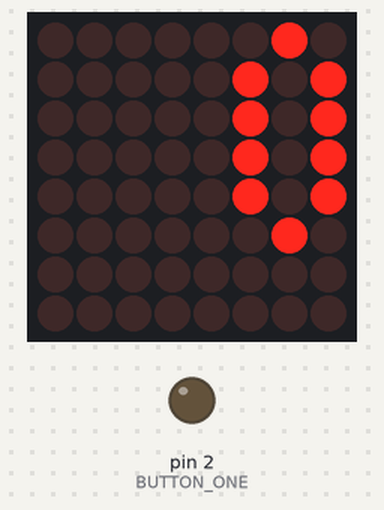
The sketch below on a simulated Arduino Uno, built with avr-gcc and run on an emulated ATmega328P. On the bench: 8×8 LED matrix, output pins drawn as LEDs (lit = HIGH). Wiring (inferred from the names in the program): MAX7219 LED driver (orientation assumed): data pin 5; clock pin 4; CS pin 3. Pins used as bus, display or sensor lines are not drawn.

Above: at 0.1 s.

The sketch:

BPM_COUNTER.ino
```cpp
// Max7219 pins
int dataIn = 5;
int load = 3;
int clock = 4;

// bpm
int BUTTON_ONE = 2;
volatile int BUTTON_ONE_STATE = LOW;
float startTime = 0;
float endTime = 0;
float average = 0;
float beats = 0;
int count = 0;

// define max7219 registers
byte max7219_reg_noop        = 0x00;
byte max7219_reg_digit0      = 0x01;
byte max7219_reg_digit1      = 0x02;
byte max7219_reg_digit2      = 0x03;
byte max7219_reg_digit3      = 0x04;
byte max7219_reg_digit4      = 0x05;
byte max7219_reg_digit5      = 0x06;
byte max7219_reg_digit6      = 0x07;
byte max7219_reg_digit7      = 0x08;
byte max7219_reg_decodeMode  = 0x09;
byte max7219_reg_intensity   = 0x0a;
byte max7219_reg_scanLimit   = 0x0b;
byte max7219_reg_shutdown    = 0x0c;
byte max7219_reg_displayTest = 0x0f;

void putByte(byte data)
{
  for (int i = 7; i >= 0; i--)
  {
    digitalWrite(clock, LOW);   // tick
    digitalWrite(dataIn, data & (1 << i)); // send bit
    digitalWrite(clock, HIGH);   // tock
  }
}

void maxSingle( byte reg, byte col)
{
  digitalWrite(load, LOW);       // begin
  putByte(reg);                  // specify register
  putByte(col);                  // put data
  digitalWrite(load, HIGH);      // end
}

void initMax7219()
{
  //initiation of the max 7219
  maxSingle(max7219_reg_scanLimit, 0x07);
  maxSingle(max7219_reg_decodeMode, 0x00);  // using an led matrix (not digits)
  maxSingle(max7219_reg_shutdown, 0x01);    // not in shutdown mode
  maxSingle(max7219_reg_displayTest, 0x00); // no display test
  for (int e = 1; e <= 8; e++) maxSingle(e, 0); // empty registers, turn all LEDs off
  maxSingle(max7219_reg_intensity, 0x0f);    // range: 0x00 to 0x0f
}

////////////////////////////////////////////////////////////////////
// This time you get just some basics. Draw one image or clear it.
// In addition we give the number drawing routine. You can have more
// functions and images if you write them yourself or cut them from
// previous sketches. If you want to use codeArt, copy the .h file
// to this directory and include it at the top in this sketch.

void drawImage(byte * image)
{
  for (byte row = 0; row < 8; row++) maxSingle(row + 1, image[row]);
}

void clearImage()
{
  for (byte row = 0; row < 8; row++) maxSingle(row + 1, 0);
}

byte numbers[][10] =  // These numbers are 4x6 pixels
{ {2, 5, 5, 5, 5, 2},  // 0
  {2, 6, 2, 2, 2, 2},  // 1
  {6, 1, 3, 6, 4, 7},  // 2
  {7, 1, 2, 1, 1, 6},  // 3
  {1, 5, 5, 7, 1, 1},  // 4
  {7, 4, 6, 1, 1, 6},  // 5
  {2, 4, 6, 5, 5, 2},  // 6
  {7, 1, 1, 2, 2, 2},  // 7
  {7, 5, 7, 5, 5, 7},  // 8
  {2, 5, 5, 3, 1, 2}
}; // 9

void drawNumber(int number)
{
  int unit    =  number % 10;       // Get the lowest digit
  int decimal = (number / 10) % 10; // Get the second digit
  byte image[8];                    // Reserve memory for the image
  for (int i = 0; i < 6; i++)       // The numbers are only 6 rows tall
  {
    image[i] = numbers[unit][i];    // Just copy the low digit
    if (number > 9)                 // Only draw the high digit if appropriate
    { // Do some bit combining to not overwrite the other digit
      image[i] |= numbers[decimal][i] << 4;
    }
  }
  image[6] = number > 900 ? 128 : 0; // Empty line, or one dot to indicate overflow
  image[7] = 255 >> max(0, 8 - (number / 100)); // every dot represents 100
  drawImage(image);
}

/////////////////////////////////////////////////////////////
// Arduino setup en loop

void setup ()
{
  Serial.begin(9600);

  pinMode(dataIn, OUTPUT);
  pinMode(clock,  OUTPUT);
  pinMode(load,   OUTPUT);

  // PR04
  pinMode(BUTTON_ONE, OUTPUT);
  attachInterrupt(0, bpmCounter, CHANGE);

  initMax7219();
  drawNumber(0);
}

void loop ()
{
  // timer
  //  drawNumber(millis() / 1000);

  // BPM
  digitalWrite(BUTTON_ONE, BUTTON_ONE_STATE);
  drawNumber((int)beats);
  delay(2000);
}

void bpmCounter()
{
  BUTTON_ONE_STATE = !BUTTON_ONE_STATE;
  if (BUTTON_ONE_STATE == HIGH)
  {
    count++;
  }
  if (BUTTON_ONE_STATE == HIGH && count == 1)
  {
    startTime = (millis() / 1000);
  }
  if (BUTTON_ONE_STATE == HIGH && count > 4)
  {
    endTime = (millis() / 1000);
  }
  average = (endTime - startTime) / 60 / count;
  beats = 1 / average;
}
```
